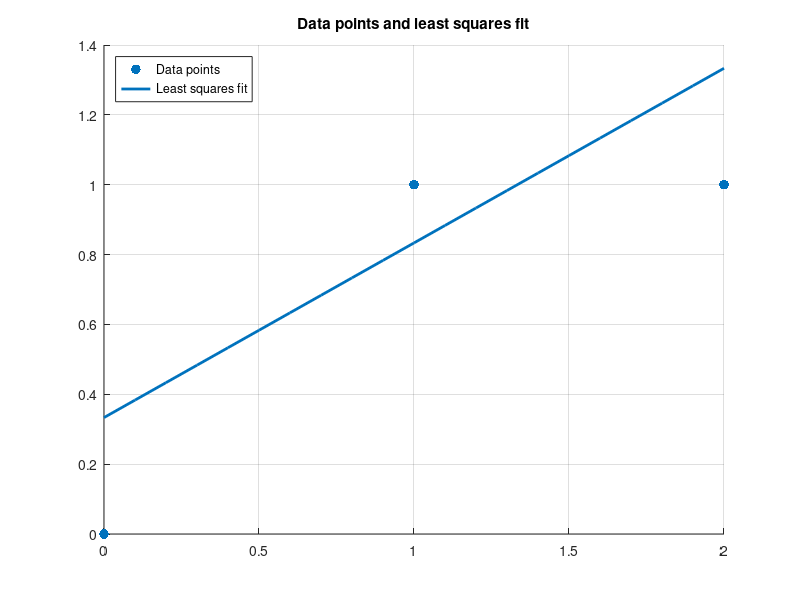

This chart was generated by the following MATLAB code:
%--------------------------------------------------------------------------
% This script implements the solution to the weighted least squares
% problem: A^T W^T W A x = A^T W^T W b
% -------------------------------------------------------------------------
% The matrix A, the weight matrix W and the vector b
A = [1 0 ; 1 1; 1 2];
W = [1 0 0; 0 2 0; 0 0 1];
b = [0;1;1];
% Compute the solution x
x = (A'*W'*W*A)\(A'*W'*W*b);
% Plot the data and the least-squares fit on a graph.
% Plot data: x1 is the x-coordinates and y1 is the y-coordinates
x1 = [0 ; 1 ; 2];
y1 = [0 ; 1;  1];
figure;
sz = 50;
scatter(x1,y1,sz,'filled','r')
least_squares_x = 0:0.1:2;
least_squares_y = x(2)*least_squares_x+x(1);
hold on
plot(least_squares_x,least_squares_y,'LineWidth',2)
grid on
title('Data points and least squares fit')
legend('Data points','Least squares fit','Location','northwest')
saveas(1,'data_fitting','png')